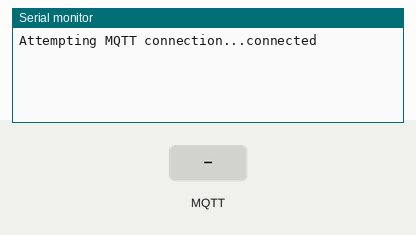
Simulated run of this sketch. Board: Arduino Uno, built with avr-gcc and run on an emulated ATmega328P. Shown: the last lines printed to the serial monitor. Inputs (shaded band) come from the test bench. WiFi joins after 1.5 s; servers stay silent unless stated; no MQTT or app messages arrive unless stated.

Above: at 2.7 s.
2.8 s: MQTT message "1" arrives on the first subscribed topic
At 4.0 s:
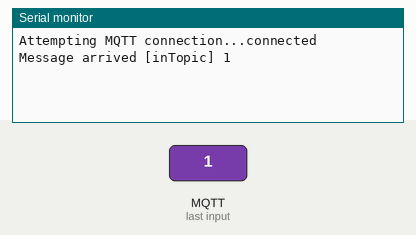
4.3 s: MQTT message "on" arrives on the first subscribed topic
At 5.2 s:
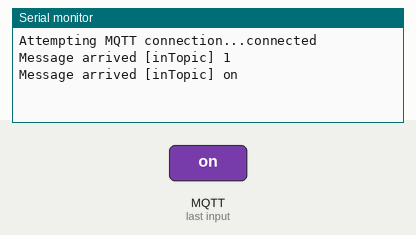
5.8 s: MQTT message "off" arrives on the first subscribed topic
At 6.3 s:
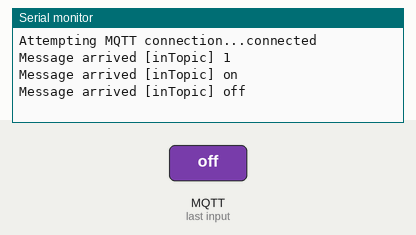

Measured:
- after the input at 2.8 s, the serial monitor: prints a new line at once (image 1)
- after the input at 4.3 s, the serial monitor: prints a new line at once (image 2)
- after the input at 5.8 s, the serial monitor: prints a new line at once (image 3)

The sketch:

sketch_newAWSIoT.ino
```cpp
/*
 * https://pubsubclient.knolleary.net/api.html#PubSubClient for documentation on using MQTT PubSub
 *
 *
 *
 */

//Arduino Libraries
#include <SPI.h>
#include <Ethernet.h>

//Contributed Libraries
#include <PubSubClient.h>
#include <SRAM.h>

//Connection Information
byte mac[]    = {0x90, 0xA2, 0xDA, 0x11, 0x29, 0x5A};
IPAddress ip(192, 168, 0, 31);
IPAddress server(172, 16, 0, 2);

//Initialize EthernetClient
EthernetClient ethernetClient;

//AWS IOT Config
const char aws_server[]    = "a19bzzqi5jpbs0.iot.us-east-1.amazonaws.com";
const char aws_key[]         = "AKIAI7SA3CEMZGOWRJ5A";
const char aws_secret[]      = "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";
const char aws_region[]      = "us-east-1";
const char* aws_topic  = "$aws/things/ArduinoRev3/shadow/update";
int aws_port = 443; //AWS IoT Port for MQTT with Websockets (Port 8883 MQTT w/o WebSockets)

//Callback to receive messages from topic
void callback(char* topic, byte* payload, unsigned int length)
{
  Serial.print("Message arrived [");
  Serial.print(topic);
  Serial.print("] ");

  for (int i=0;i<length;i++)
  {
    Serial.print((char)payload[i]);
  }

  Serial.println();
}

SRAM sram(4, SRAM_1024);

//PubSubClient (server, port, [callback], client, [stream])
PubSubClient client(aws_server, aws_port, callback, ethernetClient, sram);
//client.setServer(aws_server, aws_port);
//client.setCallback(callback);

//Handle Reconnection
void reconnect()
{
  //Loop until we're reconnected
  while (!client.connected())
  {
    Serial.print("Attempting MQTT connection...");

    // Attempt to connect
    if (client.connect("arduinoClient"))
    {
      Serial.println("connected");

      // Once connected, publish an announcement...
      client.publish("outTopic","hello world");

      // ... and resubscribe
      client.subscribe("inTopic");
    }
    else
    {
      Serial.print("failed, rc=");
      Serial.print(client.state());
      Serial.println(" try again in 5 seconds");

      //Wait 5s, then try again
      delay(5000);
    }
  }
}

//Upon Arduino Startup
void setup()
{
  Serial.begin(57600);

  client.setServer(server, 1883);
  client.setCallback(callback);

  Ethernet.begin(mac, ip);
  // Allow the hardware to sort itself out
  delay(1500);

}

//Main Loop
void loop()
{
  if (!client.connected())
  {
    reconnect();
  }

  client.loop();

}
```
